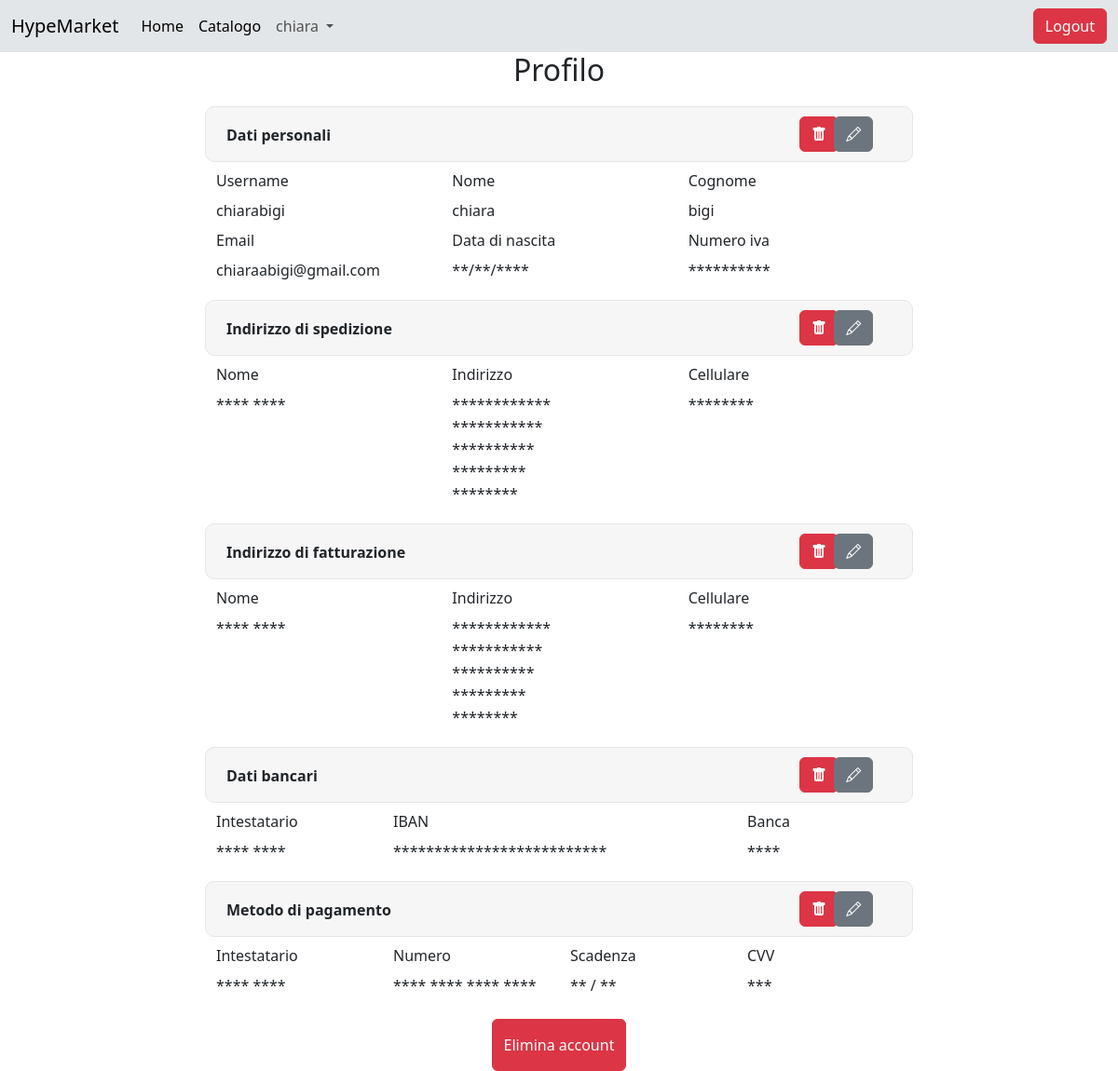
The page /utente/account (signed in) on the database as committed earlier.
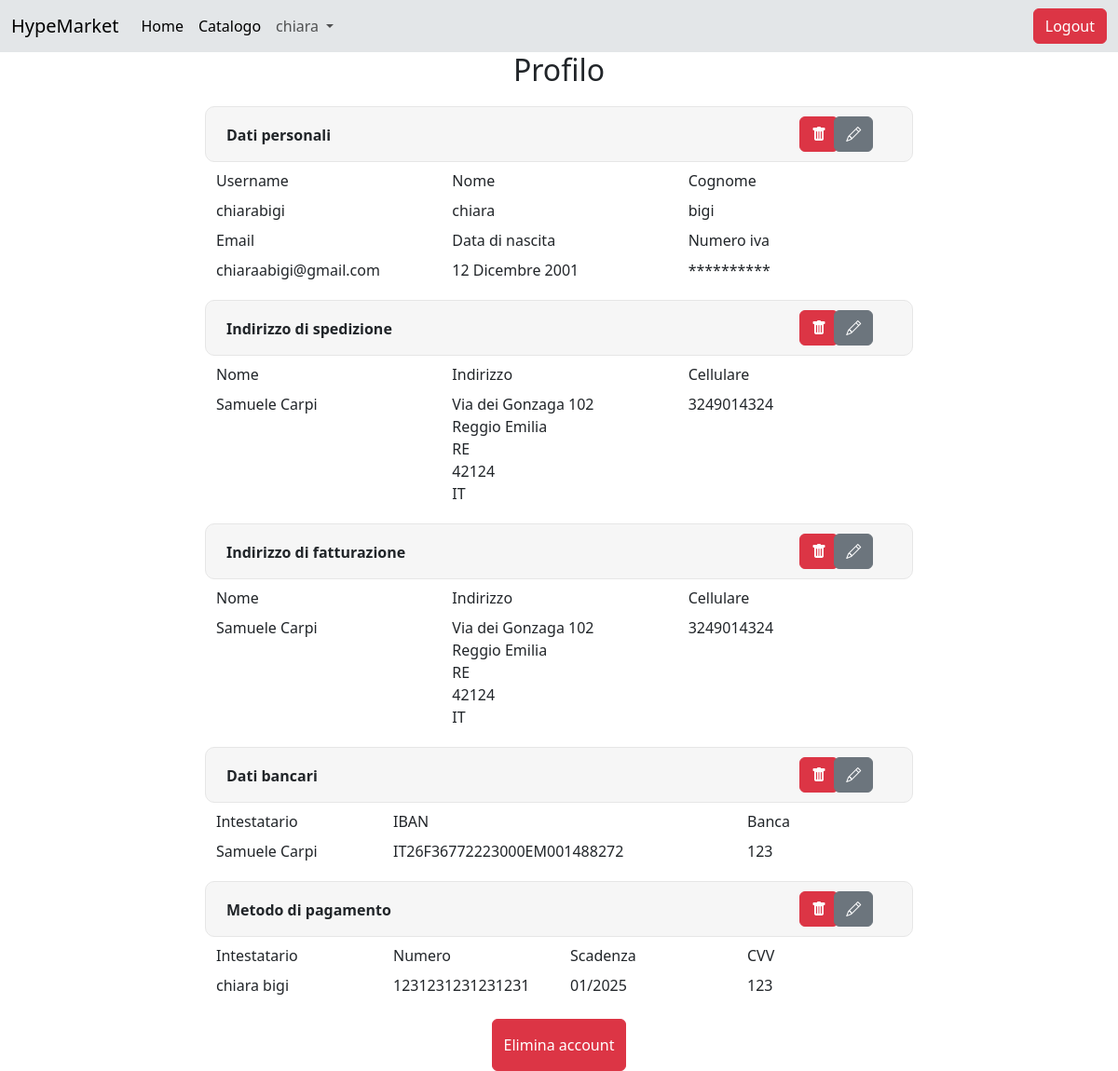
The same page on the database as committed later.
### utente/models.py (models this page shows)
class Utente(AbstractUser):
    username=models.CharField(max_length=25,unique=True)
    nome=models.CharField(max_length=25)
    cognome=models.CharField(max_length=25)
    email=models.CharField(max_length=50,unique=True)
    password=models.CharField(max_length=50)
    dataNascita=models.DateField(null=True, blank=True)
    pIva=models.CharField(max_length=11,null=True, blank=True)
    class Meta:
        verbose_name = 'Utente'
        verbose_name_plural = 'Utenti'

class Indirizzo(models.Model):
    utente=models.ForeignKey(Utente,related_name='indirizzi', on_delete=models.CASCADE)
    nome=models.CharField(max_length=25)
    cognome=models.CharField(max_length=25)
    via=models.CharField(max_length=50)
    citta=models.CharField(max_length=50)
    cap=models.CharField(max_length=5)
    provincia=models.CharField(max_length=2)
    nazione=CountryField()
    telefono=models.CharField(max_length=15)

class DatiBancari(models.Model):
    utente=models.ForeignKey(Utente,related_name='dati', on_delete=models.CASCADE)
    nome=models.CharField(max_length=25)
    cognome=models.CharField(max_length=25)
    iban=models.CharField(max_length=27)
    banca=models.CharField(max_length=50)

class CartaCredito(models.Model):
    utente=models.ForeignKey(Utente,related_name='carte', on_delete=models.CASCADE)
    nome=models.CharField(max_length=25)
    cognome=models.CharField(max_length=25)
    numero=models.CharField(max_length=16)
    scadenzaMese=models.CharField(max_length=2)
    scadenzaAnno=models.CharField(max_length=4)
    cvv=models.CharField(max_length=3)

### utente/views.py (the view)
# urls.py: path('account', account, name='Account'),
@login_required(login_url='utente:Login')
def account(request):
    templ='utente/account.html'
    utente = request.user
    indirizzoSpedizione,indirizzoFatturazione,banca,carta=None,None,None,None
    if IndirizzoSpedizione.objects.filter(utente=utente).exists():
        indirizzoSpedizione=IndirizzoSpedizione.objects.filter(utente=utente).first()
    if IndirizzoFatturazione.objects.filter(utente=utente).exists():
        indirizzoFatturazione=IndirizzoFatturazione.objects.filter(utente=utente).first()
    if DatiBancari.objects.filter(utente=utente).exists():
        banca= DatiBancari.objects.filter(utente=utente).first()
    if CartaCredito.objects.filter(utente=utente).exists():
        carta=CartaCredito.objects.filter(utente=utente).first()
    ctx = {
        'utente':utente,
        'indirizzoSpedizione':indirizzoSpedizione,
        'indirizzoFatturazione':indirizzoFatturazione,
        'banca':banca,
        'carta':carta
    }
    return render(request,template_name=templ,context=ctx)

### utente/templates/utente/account.html (shortened to what the changed rows need)
{% extends 'base.html' %}
{% block head %}
    {% load static %}
    <link rel='stylesheet' href="{% static '/css/account.css' %}">
{% endblock %}
{% block content %}
{{block.super}}
    <div class='container'>
        <div class='row'>
            <div class='col-md-8'>
                <h2 class='text-center'>Profilo</h2>
                <div class='row'>
                    <div class='col-4'>
                        <p class='campo'>Username</p>
                        {{ utente.username }}
                    </div>
                    <div class='col-4'>
                        <p class='campo'>Nome</p>
                        {{ utente.nome }}
                    </div>
                    <div class='col-4'>
                        <p class='campo'>Cognome</p>
                        {{ utente.cognome }}
                    </div>
                    <div class='col-4'>
                        <p class='campo'>Email</p>
                        {{ utente.email }}
                    </div>
                    <div class='col-4'>
                        <p class='campo'>Data di nascita</p>
                        {% if  utente.dataNascita %}
                            {{ utente.dataNascita }}
                        {%else%}
                            **/**/****
                        {% endif %}
                    </div>
                    <div class='col-4'>
                        <p class='campo'> Numero iva</p>
                        {% if  utente.pIva %}
                            {{ utente.pIva }}
                        {%else%}
                            **********
                        {% endif %}
                    </div>
                </div>
                <div class='row'>
                    <div class='col-4'>
                        <p class='campo'>Nome</p>
                        {% if indirizzoSpedizione %}
                            {{ indirizzoSpedizione.nome }} {{ indirizzoSpedizione.cognome }}
                        {%else%}
                            **** ****
                        {% endif %}
                    </div>
                    <div class='col-4'>
                        <p class='campo'>Indirizzo</p>
                        {% if indirizzoSpedizione %}
                            <div>
                                {{ indirizzoSpedizione.via }}<br>
                                {{ indirizzoSpedizione.citta }}<br>
                                {{ indirizzoSpedizione.provincia }}<br>
                                {{ indirizzoSpedizione.cap }}<br>
                                {{ indirizzoSpedizione.nazione }}<br>
                            </div>
                        {%else%}
                            ************ <br>
                            *********** <br>
                            ********** <br>
                            ********* <br>
                            ******** <br>
                        {% endif %}
                    </div>
                    <div class='col-4'>
                        <p class='campo'>Cellulare</p>
                        {% if indirizzoSpedizione %}
                            {{ indirizzoSpedizione.telefono }}
                        {%else%}
                            ********
                        {% endif %}
                    </div>
                </div>
                <div class='row'>
                    <div class='col-4'>
                        <p class='campo'>Nome</p>
                        {% if indirizzoFatturazione %}
                            {{ indirizzoFatturazione.nome }} {{ indirizzoFatturazione.cognome }}
                        {%else%}
                            **** ****
                        {% endif %}
                    </div>
                    <div class='col-4'>
                        <p class='campo'>Indirizzo</p>
                        {% if indirizzoFatturazione %}
                            <div>
                                {{ indirizzoFatturazione.via }}<br>
                                {{ indirizzoFatturazione.citta }}<br>
                                {{ indirizzoFatturazione.provincia }}<br>
                                {{ indirizzoFatturazione.cap }}<br>
                                {{ indirizzoFatturazione.nazione }}<br>
                            </div>
                        {%else%}
                            ************ <br>
                            *********** <br>
                            ********** <br>
                            ********* <br>
                            ******** <br>
                        {% endif %}
                    </div>
                    <div class='col-4'>
                        <p class='campo'>Cellulare</p>
                        {% if indirizzoFatturazione %}
                            {{ indirizzoFatturazione.telefono }}
                        {%else%}
                            ********
                        {% endif %}
                    </div>
                </div>
                <div class='row'>
                    <div class='col-3'>
                        <p class='campo'>Intestatario</p>
                        {% if banca %}
                            {{ banca.nome}} {{ banca.cognome }}
                        {%else%}
                            **** ****
                        {% endif %}
                    </div>
                    <div class='col-6'>
                        <p class='campo'>IBAN</p>
                        {% if banca %}
                            {{ banca.iban }}
                        {%else%}
                            **************************
                        {% endif %}
                    </div>
                    <div class='col-3'>
                        <p class='campo'>Banca</p>
                        {% if banca %}
                            {{ banca.banca }}
                        {%else%}
                            ****
                        {% endif %}
                    </div>
                </div>
                <div class='row'>
                    <div class='col-3'>
                        <p class='campo'> Intestatario</p>
                        {% if carta%}
                            {{ carta.nome}} {{ carta.cognome }}
                        {%else%}
                            **** ****
                        {% endif %}
                    </div>
                    <div class='col-3'>
                        <p class='campo'>Numero</p>
                        {% if carta %}
                            {{ carta.numero }}
                        {%else%}
                            **** **** **** ****
                        {% endif %}
                    </div>
                    <div class='col-3'>
                        <p class='campo'>Scadenza</p>
                        {% if carta %}
                            {{ carta.scadenzaMese }}/{{ carta.scadenzaAnno }}
                        {%else%}
                            ** / **
                        {% endif %}
                    </div>
                    <div class='col-3'>
                        <p class='campo'>CVV</p>
                        {% if carta %}
                            {{ carta.cvv }}
                        {%else%}
                            ***
                        {% endif %}
                    </div>
                </div>
            </div>
        </div>
    </div>
{% endblock %}

### HypeMarket/templates/base.html (shortened to what this page needs)
<!doctype html>
<html lang="en">
  <head>
    {% load static %}
    <link rel="stylesheet" href="https://cdn.jsdelivr.net/npm/sweetalert2@11/dist/sweetalert2.min.css">
    <link rel="stylesheet" href="https://cdn.jsdelivr.net/npm/bootstrap-icons@1.11.3/font/bootstrap-icons.min.css">
    <link href="https://cdn.jsdelivr.net/npm/bootstrap@5.3.3/dist/css/bootstrap.min.css" rel="stylesheet">
    <link rel='stylesheet' href="{% static '/css/base.css' %}">
    {% block head %}
    {% endblock %}
  </head>
  <body>
    {% block content %}
    <nav class="sfondo navbar navbar-expand-lg h-100">
      <div class="container-fluid" >
        <a class="navbar-brand" href="http://localhost:8000/sneakers/catalogo">HypeMarket</a>
        <div class="collapse navbar-collapse" id="navbarSupportedContent">
          <ul class="navbar-nav me-auto mb-2 mb-lg-0">
            <li class="nav-item">
              <a class="nav-link active" aria-current="page" href="http://localhost:8000/sneakers/home">Home</a>
            </li>
            <li class="nav-item">
              <a class="nav-link active" aria-current="page" href="http://localhost:8000/sneakers/catalogo">Catalogo</a>
            </li>
            <li class="nav-item dropdown">
              <a class="nav-link dropdown-toggle" href="#" role="button" data-bs-toggle="dropdown" aria-expanded="false">
                {% if user.is_authenticated %}
                  {{user.nome}}
                {% else %}
                  Utente
                {% endif %}
              </a>
            </li>
          </ul>
          {% if user.is_authenticated %}
            <button class="btn btn-danger" type="submit" onclick="location.href = 'http://localhost:8000/utente/logout'">Logout</button>
          {% else %}
            <button class="btn btn-dark" type="submit" onclick="location.href = 'http://localhost:8000/utente/registrazione'">Registrati</button>
            &nbsp;&nbsp;&nbsp;
            <button class="btn btn-dark" type="submit" onclick="location.href = 'http://localhost:8000/utente/login'">Login</button>
          {%endif%}
        </div>
      </div>
    </nav>
    {% endblock %}
  </body>
</html>

Rows that differ between the two databases and show on the page:
changed Utente "chiara": dataNascita (not shown) → "12 Dicembre 2001"
added Indirizzo: nome "Samuele", cognome "Carpi", via "Via dei Gonzaga 102", citta "Reggio Emilia", provincia "RE", cap "42124", nazione "IT", telefono "3249014324"
added Indirizzo: nome "Samuele", cognome "Carpi", via "Via dei Gonzaga 102", citta "Reggio Emilia", provincia "RE", cap "42124", nazione "IT", telefono "3249014324"
added DatiBancari: nome "Samuele", cognome "Carpi", iban "IT26F36772223000EM001488272", banca "123"
added CartaCredito: nome "chiara", cognome "bigi", numero "1231231231231231", scadenzaMese "01", scadenzaAnno "2025", cvv "123"
